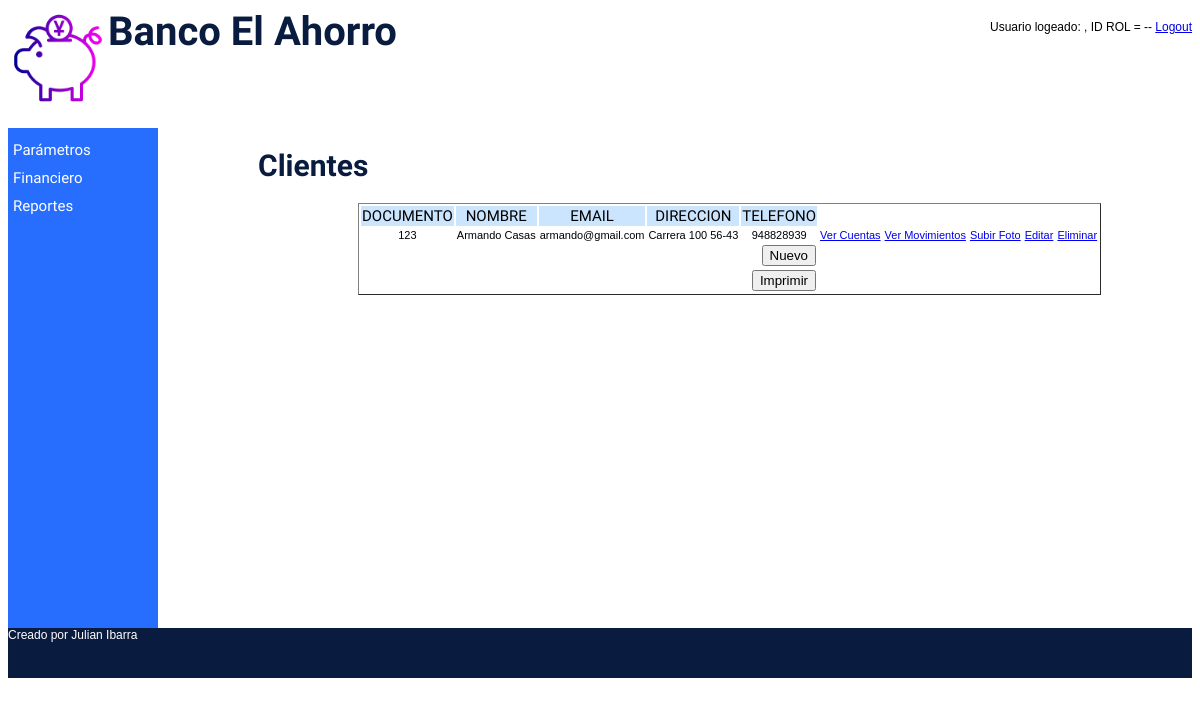
Screenshot of /index.php?sel=C1 with the database file from the repository.
### tables this page shows
CREATE TABLE cliente(
documento int(15) PRIMARY KEY NOT NULL,
nombre varchar(50) NOT NULL,
email varchar(50) NOT NULL,
direccion varchar(30) NOT NULL,
telefono varchar(15) NOT NULL
);

### lib/config.php (called while the page is built)
<?php
    $CFG_HOST = "localhost";
    $CFG_USER = "root";
    $CFG_DBPWD = "root";
    $CFG_DBASE = "banco";
?>

### lib/cliente.php (called while the page is built, shortened)
<?php
class Cliente {
    var $con;
    function Cliente( ) {
        $this->con = new MySql();
    }
  function listar( ) {
      $this->con->conectarse();
      $this->con->sql = "SELECT documento, nombre, email, direccion, telefono ".
                "FROM cliente";
      $this->con->consultar();
      $this->lista = $this->con->rtaSql;
      $this->con->desconectarse();
   }
}
?>

### lib/mysql_lib.php (called while the page is built, shortened)
<?php
class Mysql {
 var $sql;
 function Mysql () {
    $this->sql = "";
    }
 function consultar() {
    $this->rtaSql = mysql_query($this->sql);
    }
}
?>

### cliente/cliente_listar.php (the view, shortened to what this page needs)
<!DOCTYPE html>
<html lang="es">
<head>
	<link rel="stylesheet" type="text/css" href="estilos.css">
</head>
<body>
    <h1>Clientes</h1>
	<form name="pdf" action="index.php?sel=C2">
        <table border="1" class="tabla">
            <tr class="titulo">
            <td>DOCUMENTO</td><td>NOMBRE</td><td>EMAIL</td><td>DIRECCION</td><td>TELEFONO</td>
            </tr>
            <?php
                include("lib/config.php");
                include("lib/mysql_lib.php");
                include("lib/cliente.php");
                $c = new Cliente();
                $c->listar();
                $result = $c->lista;
                while ($row = mysql_fetch_array($result)) {
                    print "<tr>";
                    print "<td>".$row['documento']."</td>";
                    print "<td>".$row['nombre']."</td>";
                    print "<td>".$row['email']."</td>";
                    print "<td>".$row['direccion']."</td>";
                    print "<td>".$row['telefono']."</td>";
                    print "<td><a href='index.php?sel=P5&"."documento=".$row['documento']."'>Ver Cuentas</a></td>";
                    print "<td><a href='index.php?sel=RE2&"."documento=".$row['documento']."'>Ver Movimientos</a></td>";
                    print "<td><a href='index.php?sel=UPF&"."documento=".$row['documento']."'>Subir Foto</a></td>";
                    print "<td><a href='index.php?sel=C5&"."documento=".$row['documento']."'>Editar</a></td>";
                    print "<td><a href='index.php?sel=C4&"."documento=".$row['documento']."'>Eliminar</a></td>";
                    print "</tr>";
                }
            ?>
            <tr><td colspan="5"><input name="btnInsertar" type="button" class="botonNuevo" onclick="javascript:window.location='index.php?sel=C2';" value="Nuevo"></td></tr>
            <tr><td colspan="5"><input name="btnImprimir" type="button" class="botonNuevo" onclick="javascript:abrirPdf();" value="Imprimir"></td></tr>
        </table>
        </form>
</body>
</html>

### estilos.css (style rules this page uses)
body { font-size: 12px; font-family:Arial; }

### cliente/cliente_listar.php (style rules this page uses)
.titulo td { font-family: 'Lalezar', Arial; font-size: 15px; background: #CCE5FF; text-align: center; }
td { font-family: Arial; font-size: 11px; text-align: center; }
.botonNuevo { float: right; }
.tabla tr,td { border-collapse: separate; border-spacing: 3px; border-style: none; }
form { padding-left:200px; }
h1 { padding-left: 100px; font-family: 'Lalezar', Arial; color:#0A1B40; font-size: 30px; }

### rows the page displays
cliente: documento "123", nombre "Armando Casas", email "armando@gmail.com", direccion "Carrera 100 56-43", telefono "948828939"
